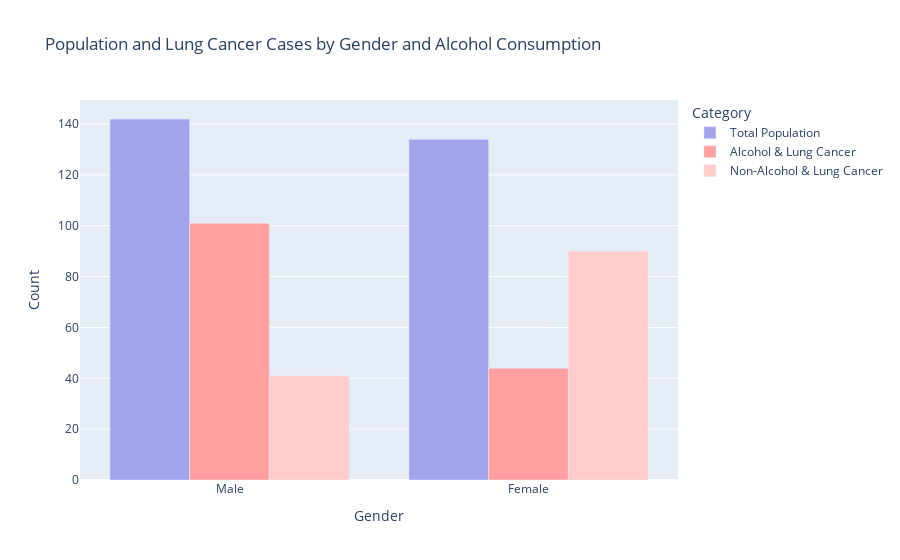

The notebook cell saved with this chart:
### Code cell
df_copy = df.copy()
df_copy['gender'] = df_copy['gender'].replace({1: "Male", 2: "Female"})
df_copy['alcohol_consuming'] = pd.to_numeric(df_copy['alcohol_consuming'])
df_copy['lung_cancer'] = pd.to_numeric(df_copy['lung_cancer'])
male_total = len(df_copy[df_copy['gender'] == "Male"])
female_total = len(df_copy[df_copy['gender'] == "Female"])
male_alc_lc = len(df_copy[(df_copy['gender'] == "Male") & (df_copy['lung_cancer'] == 1) & (df_copy['alcohol_consuming'] == 1)])
female_alc_lc = len(df_copy[(df_copy['gender'] == "Female") & (df_copy['lung_cancer'] == 1) & (df_copy['alcohol_consuming'] == 1)])
data = {
    'Gender': ['Male', 'Female'],
    'Total Population': [male_total, female_total],
    'Alcohol & Lung Cancer': [male_alc_lc, female_alc_lc],
    'Non-Alcohol & Lung Cancer': [male_total - male_alc_lc, female_total - female_alc_lc]
}
df_plot = pd.DataFrame(data)
fig = px.bar(df_plot, x='Gender', y=['Total Population', 'Alcohol & Lung Cancer', 'Non-Alcohol & Lung Cancer'],
             title='Population and Lung Cancer Cases by Gender and Alcohol Consumption',
             labels={'value': 'Count', 'variable': 'Category'},
             color_discrete_sequence=['#a3a3ec', '#ff9f9f', '#ffcccb'])
fig.update_layout(barmode='group')
fig.show()

### Figure 1 — Plotly figure (JSON) as saved in the notebook; plotly's stock layout.template omitted (floating-point values rounded to 4 significant figures)
{"data": [{"alignmentgroup": "True", "hovertemplate": "Category=Total Population<br>Gender=%{x}<br>Count=%{y}<extra></extra>", "legendgroup": "Total Population", "marker": {"color": "#a3a3ec", "pattern": {"shape": ""}}, "name": "Total Population", "offsetgroup": "Total Population", "orientation": "v", "showlegend": true, "textposition": "auto", "type": "bar", "x": ["Male", "Female"], "xaxis": "x", "y": [142, 134], "yaxis": "y"}, {"alignmentgroup": "True", "hovertemplate": "Category=Alcohol & Lung Cancer<br>Gender=%{x}<br>Count=%{y}<extra></extra>", "legendgroup": "Alcohol & Lung Cancer", "marker": {"color": "#ff9f9f", "pattern": {"shape": ""}}, "name": "Alcohol & Lung Cancer", "offsetgroup": "Alcohol & Lung Cancer", "orientation": "v", "showlegend": true, "textposition": "auto", "type": "bar", "x": ["Male", "Female"], "xaxis": "x", "y": [101, 44], "yaxis": "y"}, {"alignmentgroup": "True", "hovertemplate": "Category=Non-Alcohol & Lung Cancer<br>Gender=%{x}<br>Count=%{y}<extra></extra>", "legendgroup": "Non-Alcohol & Lung Cancer", "marker": {"color": "#ffcccb", "pattern": {"shape": ""}}, "name": "Non-Alcohol & Lung Cancer", "offsetgroup": "Non-Alcohol & Lung Cancer", "orientation": "v", "showlegend": true, "textposition": "auto", "type": "bar", "x": ["Male", "Female"], "xaxis": "x", "y": [41, 90], "yaxis": "y"}], "layout": {"barmode": "group", "legend": {"title": {"text": "Category"}, "tracegroupgap": 0}, "title": {"text": "Population and Lung Cancer Cases by Gender and Alcohol Consumption"}, "xaxis": {"anchor": "y", "domain": [0.0, 1.0], "title": {"text": "Gender"}}, "yaxis": {"anchor": "x", "domain": [0.0, 1.0], "title": {"text": "Count"}}}}
